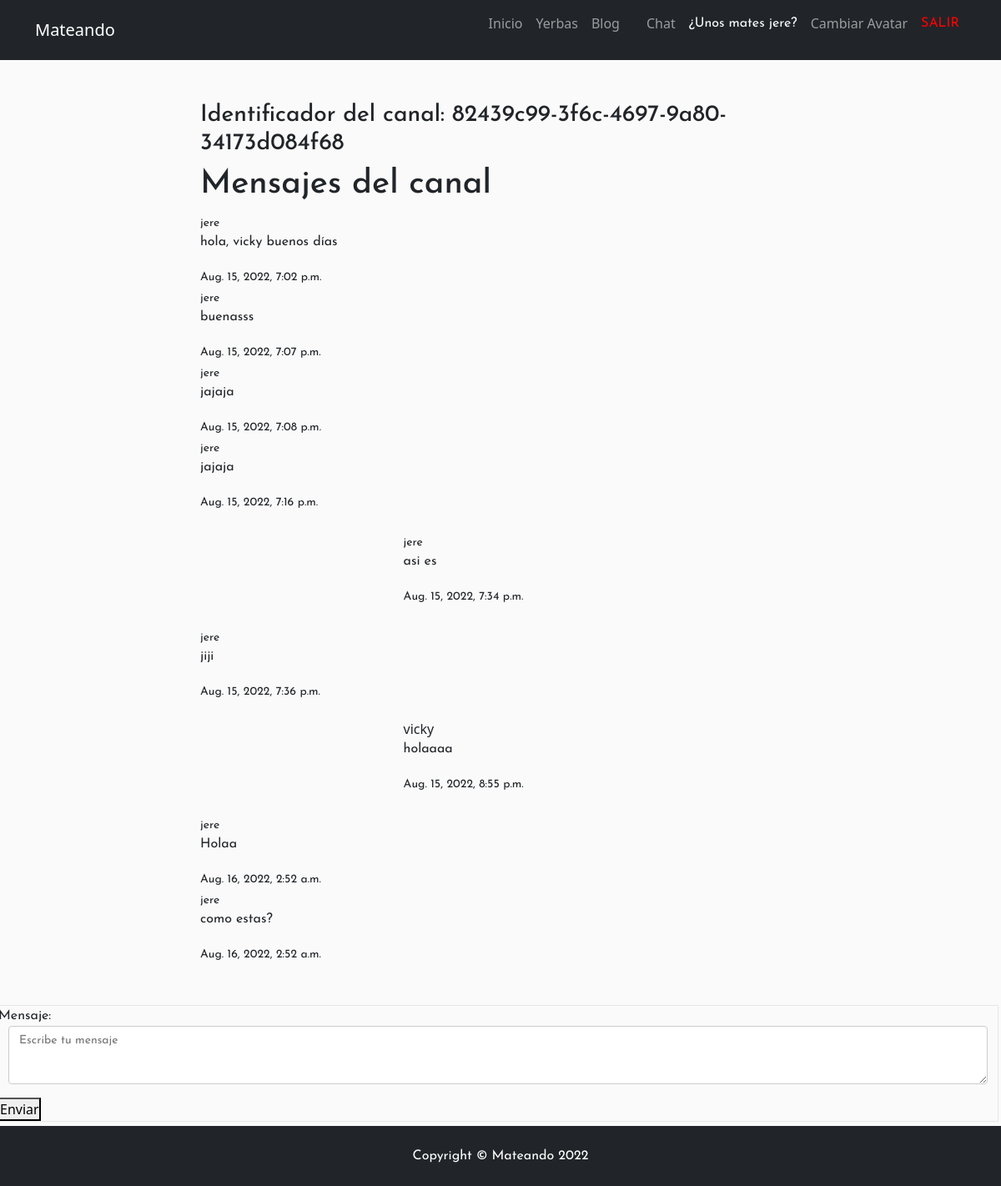
Screenshot of /MatesApp/inbox/ms/vicky (signed in) with the database file from the repository.
### MatesApp/models.py (models this page shows)
class ModelBase(models.Model):
    id = models.UUIDField(default=uuid.uuid4, primary_key=True, db_index=True, editable=False)
    tiempo= models.DateTimeField(auto_now_add=True)
    actualizar= models.DateTimeField(auto_now=True)
    class Meta:
        abstract= True

class Canal(ModelBase):
    usuarios= models.ManyToManyField(User, blank=True, through=CanalUsuario)
    objects= CanalManager()

class CanalMensaje(ModelBase):
    canal= models.ForeignKey("Canal", on_delete=models.CASCADE)
    usuario= models.ForeignKey(User, on_delete=models.CASCADE)
    texto= models.TextField()

### MatesApp/views.py (the view)
# urls.py: path('inbox/ms/<str:username>', views.DetailMs.as_view(), name="detailms" ),
class DetailMs(LoginRequiredMixin,CanalFormMixin, DetailView):
    template_name= 'MatesApp/canal_detail.html'
    def get_object(self, *args, **kwargs):
        username= self.kwargs.get("username")
        mi_username= self.request.user.username
        canal, _ = Canal.objects.obtener_o_crear_canal_ms(mi_username, username)
        if username == mi_username:
            mi_canal, _= Canal.objects.obtener_o_crear_canal_usuario_actual(self.request.user)
            return mi_canal
        if canal == None:
            raise Http404
        return canal

### MatesApp/forms.py
class FormMensajes(forms.Form):
    mensaje= forms.CharField(widget=forms.Textarea(attrs= {
            "class": "formulario_ms",
            "placeholder": "Escribe tu mensaje"
    }))

### MatesApp/models.py (called while the page is built, shortened)
    def solo_dos(self):
        return self.annotate(num_usuarios=Count("usuarios")).filter(num_usuarios=2)

    def filtrar_por_username(self, username):
        return self.filter(canalusuario__usuario__username=username)

    def get_queryset(self, *args, **kwargs):
        return CanalQuerySet(self.model, using=self._db)

    def filtrar_ms_por_privado(self, username_a, username_b):
        return self.get_queryset().solo_dos().filtrar_por_username(username_a).filtrar_por_username(username_b)

    def obtener_o_crear_canal_ms(self, username_a, username_b):
        qs = self.filtrar_ms_por_privado(username_a, username_b)
        if qs.exists():
            return qs.order_by("tiempo").first(), False

### templatechat/MatesApp/canal_detail.html (shortened to what this page needs)
{% extends 'base.html' %}
{% block contenedor %}
    <h3>Identificador del canal: {{object.id}}</h3>
    <h1>Mensajes del canal</h1>
    {% for mensaje in object.canalmensaje_set.all %}
                <div class="div_ms{% if request.user == mensaje.usuario %}mis_mensajes">
                {% else %} tus_mensajes {% endif %}
                <small>{{mensaje.usuario}}</small>
                <p>{{mensaje.texto}}</p>
                <small>{{mensaje.tiempo}}</small>
                </div>
    {% endfor %}
    </div>
    <div class="div_form_ms">
        <form id="form_submit" action="{{ request.path }}" method="POST">
            {{form.as_p}}
            <button type="submit">
                Enviar
            </button>
    </form>
    </div>
{% endblock %}

### templatechat/base.html (shortened to what this page needs)
{% extends "MatesApp/padre.html" %}
{% load static %}
{% block contenido_que_cambia %}
<!DOCTYPE html>
<html lang="en">
<head>
</head>
<body>
    <div class="div_main">
        {% block contenedor %}{% endblock %}
</body>
</html>
{% endblock %}

### MatesApp/templates/MatesApp/padre.html (shortened to what this page needs)
<!DOCTYPE html>
<html lang="en">
    <head>
        {% load static %}
        <link href="{% static 'MatesApp/css/styles.css' %}" rel="stylesheet" />
    </head>
    <body>
        <nav class="navbar navbar-expand-lg navbar-dark bg-dark">
            <div class="container">
                <a class="navbar-brand" href="{% url 'inicio' %}">Mateando</a>
                <div class="collapse navbar-collapse" id="navbarSupportedContent">
                    <ul class="navbar-nav ms-auto mb-2 mb-lg-0">
                        <li class="nav-item"><a class="nav-link" href="{% url 'inicio' %}">Inicio</a></li>
                        <li class="nav-item"><a class="nav-link" href="{% url 'yerbas' %}">Yerbas</a></li>
                        <li class="nav-item"><a class="nav-link" aria-current="page" href="{% url 'blog' %}">Blog</a></li>
                        <li class="nav-item"><a class="nav-link" aria-current="page" href="{% url 'publicar' %}"></a></li>
                        <li class="nav-item"><a class="nav-link" href="{% url 'inbox' %}">Chat</a></li>
                        {% if not request.user.is_authenticated %}
                        <li class="nav-item"><a class="nav-link active" href="{% url 'login' %}"><p style="color:#ff0000";>INICIAR SESIÓN</p></a></li>
                            <li class="nav-item"><a class="nav-link active" href="{% url 'register' %}"><p style="color:#ff0000";>REGISTRARSE</p></a></li>
                            <li class="nav-item"><a class="nav-link active" href="{% url 'aboutme' %}">Acerca de Nosotros</a></li>
                        {% else %}
                        <li class="nav-item"><a class="nav-link" href="{% url 'EditarPerfil' %}"><p style="color:#fcfcfc";>  ¿Unos mates {{ request.user.username }}?</p>
                        <li class="nav-item"><a class="nav-link" href="{% url 'agregarAvatar' %}">Cambiar Avatar</a></li>
                        <li class="nav-item"><a class="nav-link active" href="{% url 'logout' %}"><p style="color:#ff0000";>SALIR</p></a></li>
                        {% endif %}
                    </ul>
                </div>
            </div>
        </nav>
        {% block contenido_que_cambia%}{% endblock%}
        <footer class="py-4 bg-dark">
            <div class="container"><p class="m-0 text-center text-white">Copyright &copy; Mateando 2022</p></div>
        </footer>
    </body>
</html>

### templatechat/base.html (style rules this page uses)
* { margin: 0; padding: 0; }
body { background:#fafafa; }
h1, h2, h3, p, small { font-family: 'Josefin Sans', sans-serif; }
.div_main { width: 60%; margin: 50px auto; }

### templatechat/MatesApp/canal_detail.html (style rules this page uses)
.div_ms { margin: 1.2rem auto; width: 35%; padding: 0.2rem 0.6rem 0.3rem 0.6rem }
.div_form_ms { width: 100%; margin-top: 5px; margin-bottom: 5px; margin-left: -3px; border:1px solid #e6e6e6; }
#id_mensaje { display: block; padding: 6px 12px; margin-left: 1%; margin-right: 1%; width: 98%; min-width: 98%; max-width: 98%; height: 70px; min-height: 70px; max-height: 70px; box-sizing: border-box; font-size: 14px; color: #333; border:1px solid #ccc; border-radius: 4px; }

### rows the page displays
Canal: id "82439c99-3f6c-4697-9a80-34173d084f68"
CanalMensaje: usuario "jere", texto "hola, vicky buenos días", tiempo "Aug. 15, 2022, 7:02 p.m."
CanalMensaje: usuario "jere", texto "buenasss", tiempo "Aug. 15, 2022, 7:07 p.m."
CanalMensaje: usuario "jere", texto "jajaja", tiempo "Aug. 15, 2022, 7:08 p.m."
CanalMensaje: usuario "jere", texto "jajaja", tiempo "Aug. 15, 2022, 7:16 p.m."
CanalMensaje: usuario "jere", texto "asi es", tiempo "Aug. 15, 2022, 7:34 p.m."
CanalMensaje: usuario "jere", texto "jiji", tiempo "Aug. 15, 2022, 7:36 p.m."
CanalMensaje: usuario "vicky", texto "holaaaa", tiempo "Aug. 15, 2022, 8:55 p.m."
CanalMensaje: usuario "jere", texto "Holaa", tiempo "Aug. 16, 2022, 2:52 a.m."
CanalMensaje: usuario "jere", texto "como estas?", tiempo "Aug. 16, 2022, 2:52 a.m."

### other values shown
{{ request.user.username }} "jere"
